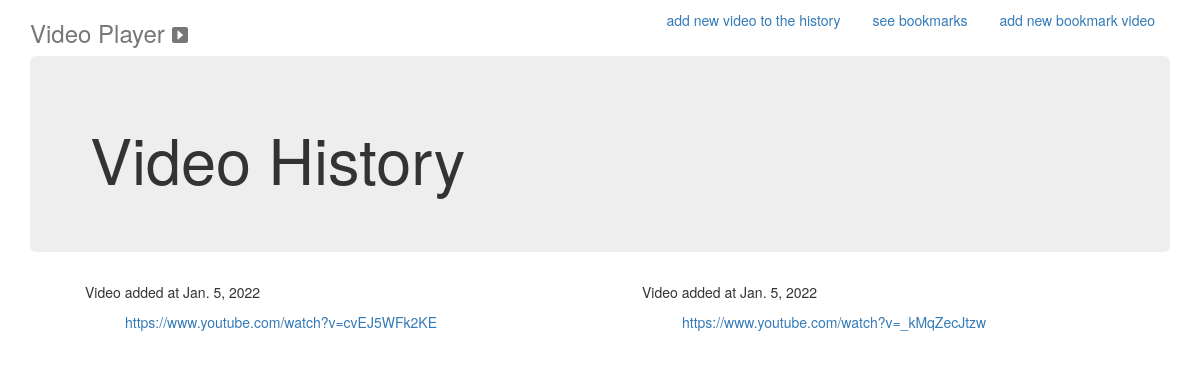
/, run on an earlier commit of the app's database.
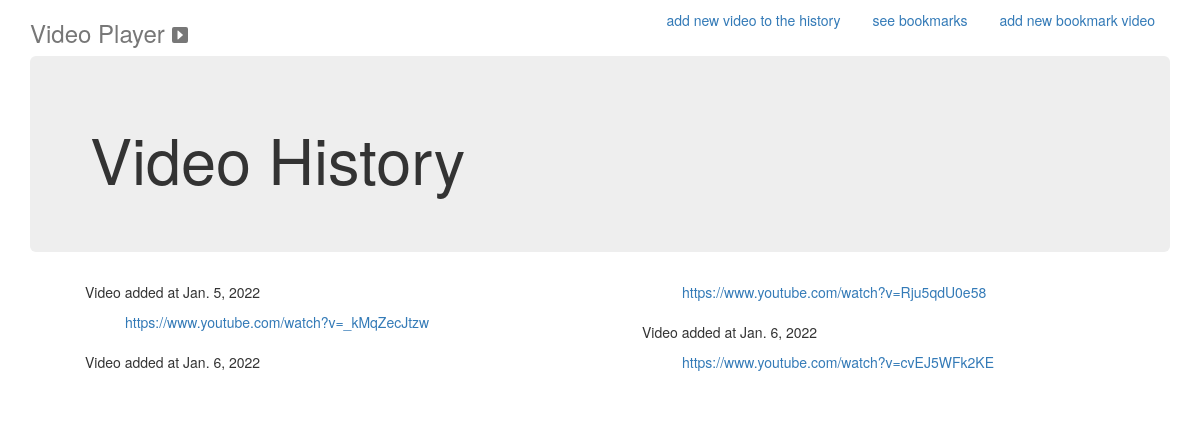
And on a later commit of the database.
### videoPlayer/models.py (models this page shows, shortened)
class UrlEntry(models.Model):
    id_url = models.UUIDField(primary_key=True, default=uuid4, editable=False)
    url = models.CharField(max_length=100)
    add_at = models.DateField(auto_now_add=True)

### videoPlayer/views.py (the view)
# urls.py: path('', views.history, name='history'),
def history(request):
    entries = UrlEntry.objects.order_by('add_at')
    context = {'entriesHistory': entries}
    return render(request, 'index.html', context)

### videoPlayer/templates/index.html (shortened to what this page needs)
{% load static %}
<!DOCTYPE html>
<html lang="en">
  <head>
    <link href="{% static 'bootstrap.min.css' %}" rel="stylesheet">
</head>
<body>
  <div class="container">
    <div class="header clearfix">
      <nav>
        <ul class="nav nav-pills pull-right">
          <li role="presentation"><a href="{% url 'addEntry' %}">add new video to the history</a></li>
          <li role="presentation"><a href="{% url 'bookMarks' %}">see bookmarks</a></li>
          <li role="presentation"><a href="{% url 'addBookmark' %}">add new bookmark video</a></li>
        </ul>
      </nav>
      <h3 class="text-muted">Video Player
      <svg xmlns="http://www.w3.org/2000/svg" width="16" height="16" fill="currentColor" class="bi bi-caret-right-square-fill" viewBox="0 0 16 16">
        <path d="M0 2a2 2 0 0 1 2-2h12a2 2 0 0 1 2 2v12a2 2 0 0 1-2 2H2a2 2 0 0 1-2-2V2zm5.5 10a.5.5 0 0 0 .832.374l4.5-4a.5.5 0 0 0 0-.748l-4.5-4A.5.5 0 0 0 5.5 4v8z"/>
      </svg>
      </h3>
    </div>
    <div class="jumbotron">
      <h1>Video History</h1>
    </div>
    <div class="container">
      <ul class="two">
        {% for entry in entriesHistory %}
          <div>
            <p>Video added at {{ entry.add_at }}</p>
          </div>
          <ul>
            <a href="{{ entry.url }}" target="_blank"> {{ entry.url }} </a> </ul>
          <br>
        {% endfor %}
      </ul>
    </div>
  </div>
</body>
</html>

What changed in the data, as far as the page shows it:
removed UrlEntry: add_at "Jan. 5, 2022", url "https://www.youtube.com/watch?v=cvEJ5WFk2KE"
added UrlEntry: add_at "Jan. 6, 2022", url "https://www.youtube.com/watch?v=Rju5qdU0e58"
added UrlEntry: add_at "Jan. 6, 2022", url "https://www.youtube.com/watch?v=cvEJ5WFk2KE"
